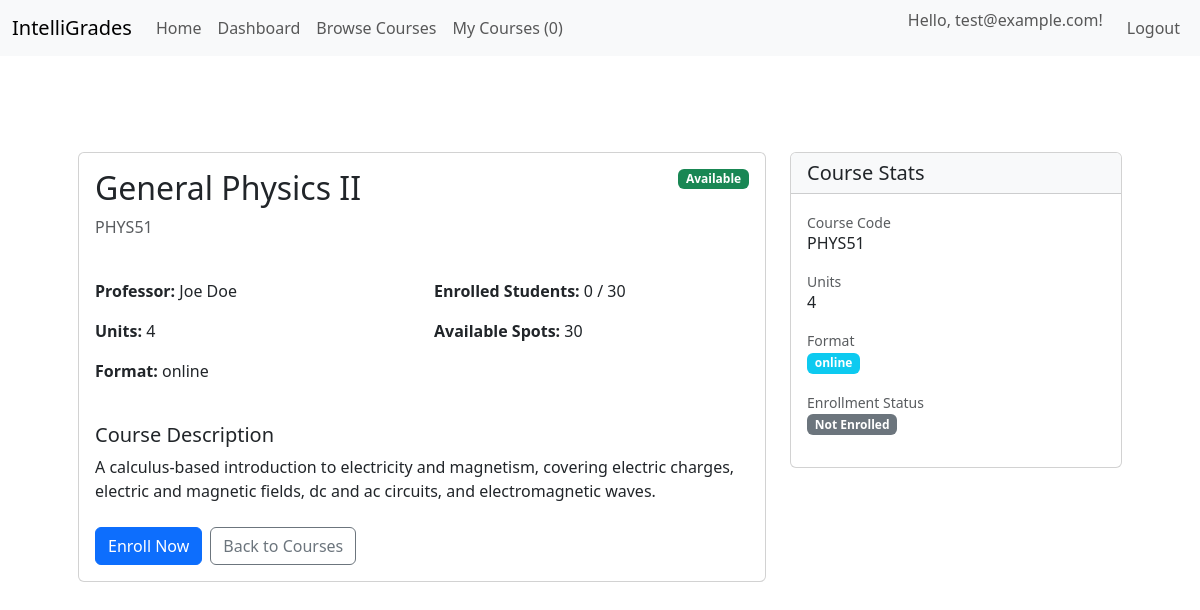
Page /courses/1 (signed in) on the earlier database version.
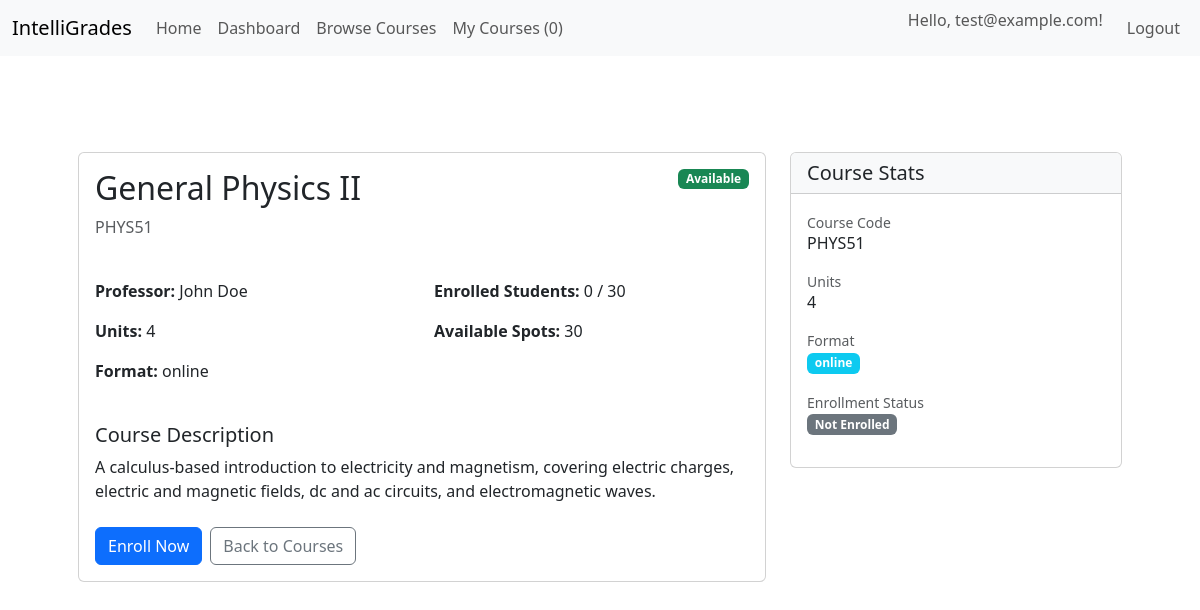
Same page on the later database version.
### app/models.py (models this page shows, shortened)
class User(UserMixin, db.Model):
    __tablename__ = 'users'
    id = db.Column(db.Integer, primary_key=True)
    password_hash = db.Column(db.String(255), nullable=False)
    email = db.Column(db.String(100), unique=True, nullable=False)
    avatar_url = db.Column(db.String(400), nullable=True)
    role = db.Column(db.String(32), default='student')  # role could be student | instructor | admin
    created_at = db.Column(db.DateTime, default=datetime.utcnow, nullable=False)
    courses = db.relationship('Course', secondary='enrollments', backref='students', lazy='dynamic')
    def is_enrolled_in(self, course):
        return Enrollment.query.filter_by(user_id=self.id, course_id=course.id).first() is not None
    def get_enrolled_courses_count(self):
        return len(self.course_enrollments)

class Course(db.Model):
    __tablename__ = 'courses'
    id = db.Column(db.Integer, primary_key=True)
    code = db.Column(db.String(32), unique=True, nullable=False)
    title = db.Column(db.String(128), nullable=False)
    description = db.Column(db.Text)
    credits = db.Column(db.Integer, nullable=False)  # number of units/credits
    professor = db.Column(db.String(128), nullable=False)
    availability = db.Column(db.Boolean, default=True)
    format = db.Column(db.String(32), default='online')
    max_students = db.Column(db.Integer)
    created_at = db.Column(db.DateTime, default=datetime.utcnow)
    enrollments_rel = db.relationship('Enrollment', backref='course', lazy='dynamic', cascade='all,delete-orphan')
    def get_student_count(self):
        return self.enrollments_rel.count()

### app/main/routes.py (the view)
@main_bp.route('/courses/<int:course_id>')
def course_detail(course_id):
    course = Course.query.get_or_404(course_id)
    is_enrolled = False
    if current_user.is_authenticated:
        is_enrolled = current_user.is_enrolled_in(course)
    enrolled_count = course.get_student_count()
    available_spots = None
    if course.max_students:
        available_spots = course.max_students - enrolled_count
    return render_template('main/course_detail.html', course=course, is_enrolled=is_enrolled, enrolled_count=enrolled_count, available_spots=available_spots)

### app/__init__.py (called while the page is built)
@login_manager.user_loader
def load_user(user_id):
    return User.query.get(int(user_id))

### app/main/templates/main/course_detail.html (shortened to what this page needs)
{% extends "base.html" %} {% block body %}
<div class="container mt-5">
  <div class="row">
    <div class="col-lg-8">
      <div class="card mb-4">
        <div class="card-body">
          <div class="d-flex justify-content-between align-items-start mb-4">
            <div>
              <h2 class="card-title">{{ course.title }}</h2>
              <p class="text-muted">{{ course.code }}</p>
            </div>
            {% if course.availability %}
            <span class="badge bg-success">Available</span>
            {% else %}
            <span class="badge bg-danger">Closed</span>
            {% endif %}
          </div>
          <div class="row mb-4">
            <div class="col-md-6">
              <p><strong>Professor:</strong> {{ course.professor }}</p>
              <p><strong>Units:</strong> {{ course.credits }}</p>
              <p><strong>Format:</strong> {{ course.format }}</p>
            </div>
            <div class="col-md-6">
              <p>
                <strong>Enrolled Students:</strong> {{ enrolled_count }} {% if
                course.max_students %} / {{ course.max_students }} {% endif %}
              </p>
              {% if available_spots %}
              <p><strong>Available Spots:</strong> {{ available_spots }}</p>
              {% endif %}
            </div>
          </div>
          <div class="mb-4">
            <h5>Course Description</h5>
            <p>{{ course.description or 'No description available.' }}</p>
          </div>
          <div class="d-flex gap-2">
            {% if current_user.is_authenticated %} {% if is_enrolled %}
            <form
              method="POST"
              action="{{ url_for('main.drop_course', course_id=course.id) }}"
              style="display: inline"
            >
              <button
                type="submit"
                class="btn btn-danger"
                onclick="return confirm('Are you sure you want to drop this course?')"
              >
                Drop Course
              </button>
            </form>
            {% elif course.availability %}
            <form
              method="POST"
              action="{{ url_for('main.enroll_course', course_id=course.id) }}"
              style="display: inline"
            >
              <button type="submit" class="btn btn-primary">Enroll Now</button>
            </form>
            {% else %}
            <button type="button" class="btn btn-secondary" disabled>
              Course Not Available
            </button>
            {% endif %} {% else %}
            <a href="{{ url_for('auth.login') }}" class="btn btn-primary">
              Login to Enroll
            </a>
            {% endif %}
            <a
              href="{{ url_for('main.courses_list') }}"
              class="btn btn-outline-secondary"
            >
              Back to Courses
            </a>
          </div>
        </div>
      </div>
    </div>
    <div class="col-lg-4">
      <div class="card mb-4">
        <div class="card-header bg-light">
          <h5 class="mb-0">Course Stats</h5>
        </div>
        <div class="card-body">
          <div class="mb-3">
            <label class="text-muted small">Course Code</label>
            <p class="h6">{{ course.code }}</p>
          </div>
          <div class="mb-3">
            <label class="text-muted small">Units</label>
            <p class="h6">{{ course.credits }}</p>
          </div>
          <div class="mb-3">
            <label class="text-muted small">Format</label>
            <p class="h6">
              <span class="badge bg-info">{{ course.format }}</span>
            </p>
          </div>
          <div class="mb-3">
            <label class="text-muted small">Enrollment Status</label>
            <p class="h6">
              {% if is_enrolled and current_user.is_authenticated %}
              <span class="badge bg-success">Enrolled</span>
              {% else %}
              <span class="badge bg-secondary">Not Enrolled</span>
              {% endif %}
            </p>
          </div>
        </div>
      </div>
    </div>
  </div>
</div>
{% endblock %}

### app/templates/base.html (shortened to what this page needs)
<!DOCTYPE html>
<html lang="en">
  <head>
    <link
      rel="stylesheet"
      href="{{url_for('static', filename='styles.css')}}"
    />
    <link
      href="https://cdn.jsdelivr.net/npm/bootstrap@5.3.8/dist/css/bootstrap.min.css"
      rel="stylesheet"
    />
  </head>
  <body>
    <nav class="navbar navbar-expand-lg bg-body-tertiary">
      <div class="container-fluid">
        <a class="navbar-brand" href="{{ url_for('main.index') }}"
          >IntelliGrades</a
        >
        <div class="collapse navbar-collapse">
          <ul class="navbar-nav me-auto">
            <li class="nav-item">
              <a class="nav-link" href="{{ url_for('main.index') }}">Home</a>
            </li>
            {% if current_user.is_authenticated %}
            <li class="nav-item">
              <a class="nav-link" href="{{ url_for('main.dashboard') }}"
                >Dashboard</a
              >
            </li>
            <li class="nav-item">
              <a class="nav-link" href="{{ url_for('main.courses_list') }}"
                >Browse Courses</a
              >
            </li>
            <li class="nav-item">
              <a class="nav-link" href="{{ url_for('main.my_courses') }}"
                >My Courses ({{ current_user.get_enrolled_courses_count() }})</a
              >
            </li>
            {% endif %}
          </ul>
          <ul class="navbar-nav">
            {% if not current_user.is_authenticated %}
            <li class="nav-item">
              <a class="nav-link" href="{{ url_for('auth.login') }}">Login</a>
            </li>
            <li class="nav-item">
              <a class="nav-link" href="{{ url_for('auth.register') }}"
                >Register</a
              >
            </li>
            {% else %}
            <li class="nav-item">
              <span class="navbar-text me-3"
                >Hello, {{ current_user.email }}!</span
              >
            </li>
            <li class="nav-item">
              <a class="nav-link" href="{{ url_for('auth.logout') }}">Logout</a>
            </li>
            {% endif %}
          </ul>
        </div>
      </div>
    </nav>
    <div class="container p-4">
      <div class="container py-2">{% block body %} {% endblock %}</div>
    </div>
  </body>
</html>

### app/static/styles.css (style rules this page uses)
.navbar { background-color: #3473a1; }

Differences in the rows shown:
changed Course "General Physics II": professor "Joe Doe" → "John Doe"
